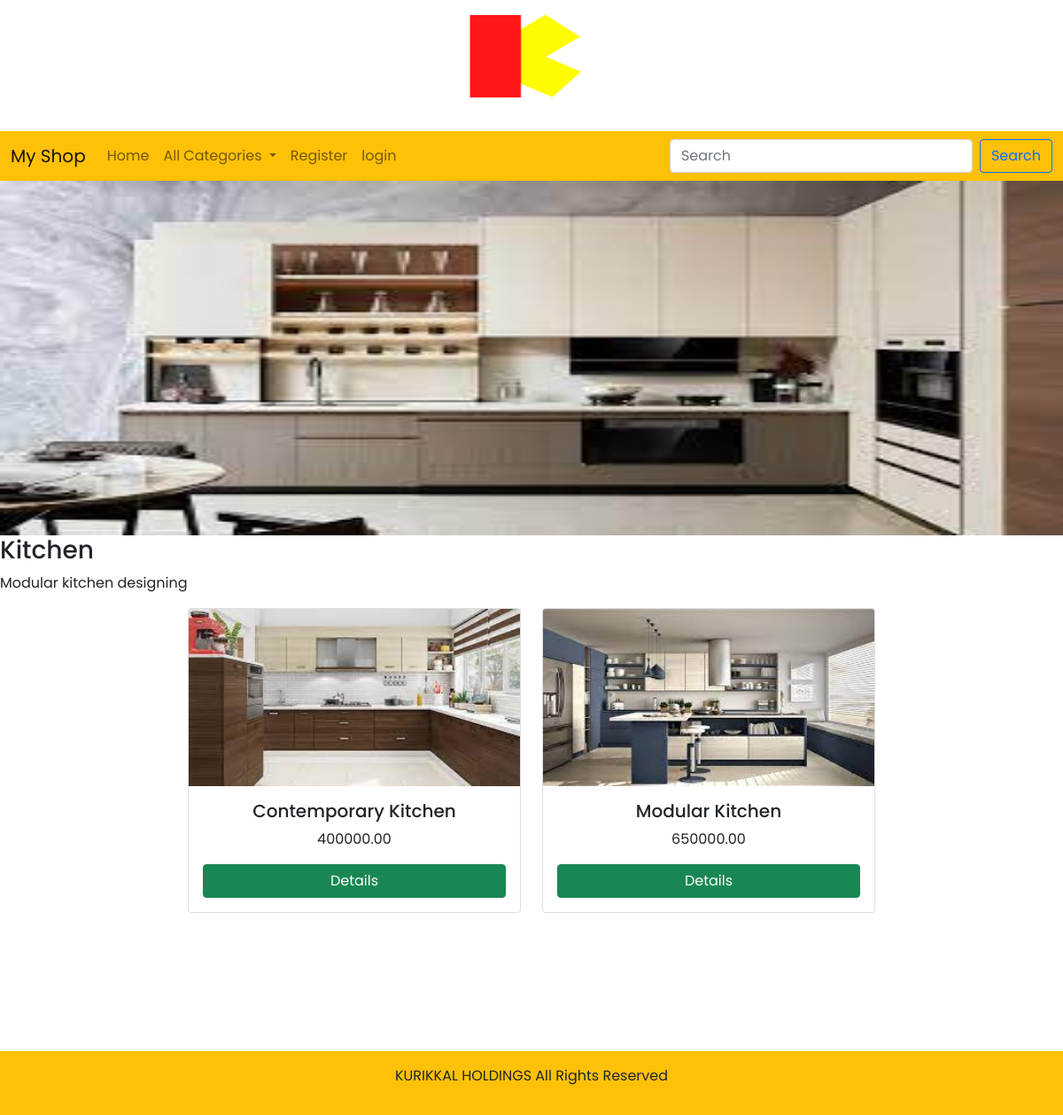
Page /product/Kitchen on the committed database.
### shop/models.py (models this page shows, shortened)
class Category(models.Model):
    name=models.CharField(max_length=20)
    desc=models.TextField()
    image=models.ImageField(upload_to="Category",null=True,blank=True)

class Product(models.Model):
    name = models.CharField(max_length=30)
    desc = models.TextField(default="")
    image = models.ImageField(upload_to='product', null=True, blank=True)
    price = models.DecimalField(max_digits=10, decimal_places=2)
    stock = models.IntegerField(default=0)
    available = models.BooleanField(default=True)
    created = models.DateTimeField(auto_now_add=True)
    updated = models.DateTimeField(auto_now=True)
    category = models.ForeignKey(Category, on_delete=models.CASCADE)

### shop/views.py (the view)
# urls.py: path('product/<p>',views.product,name='product'),
def product(request,p):
    c=Category.objects.get(name=p)
    p=Product.objects.filter(category=c)
    return render(request, 'product.html', context={'c': c,'p':p})

### cart/context_processors.py (called while the page is built)
def total_count(request):
    item_count=0
    u=request.user
    try:
        cart=Cart.objects.filter(user=u)
        for i in cart:
            item_count+=i.quantity
    except:
        item_count=0
    return {'count':item_count}

### shop/context_processors.py (called while the page is built)
def menu_links(request):
    c=Category.objects.all()
    return {'links':c}

### templates/product.html (shortened to what this page needs)
<!DOCTYPE html>
{% extends 'base.html' %}
{% load static %}
{% block content %}
<img src="{{ c.image.url }}" style="height: 400px; width: 100%">
<h3>{{ c.name }}</h3>
<p>{{ c.desc }}</p>
<div class="container-fluid" style="margin-bottom: 180px;">
  <div class="row justify-content-center">
    {% for i in p %}
      <div class="col-sm-4 mb-5">
        <div class="card">
          <img src="{{ i.image.url }}" height="200px" width="100%" class="card-img-top" alt="">
          <div class="card-body">
            <h5 class="card-title text-center">{{ i.name }}</h5>
            <p class="card-text text-center">{{ i.price }}</p>
            <a href="{% url 'shop:detail' i.name %} " class="btn btn-success d-block mx-auto">Details</a>
          </div>
        </div>
      </div>
    {% endfor %}
  </div>
</div>
{% endblock %}

### static/css/style.css (style rules this page uses)
body { background-color:white; font-family: 'Poppins', sans-serif; }

### rows in the picture
Category: image (picture), name "Kitchen", desc "Modular kitchen designing"
Product: image (picture), name "Contemporary Kitchen", price "400000.00"
Product: image (picture), name "Modular Kitchen", price "650000.00"
